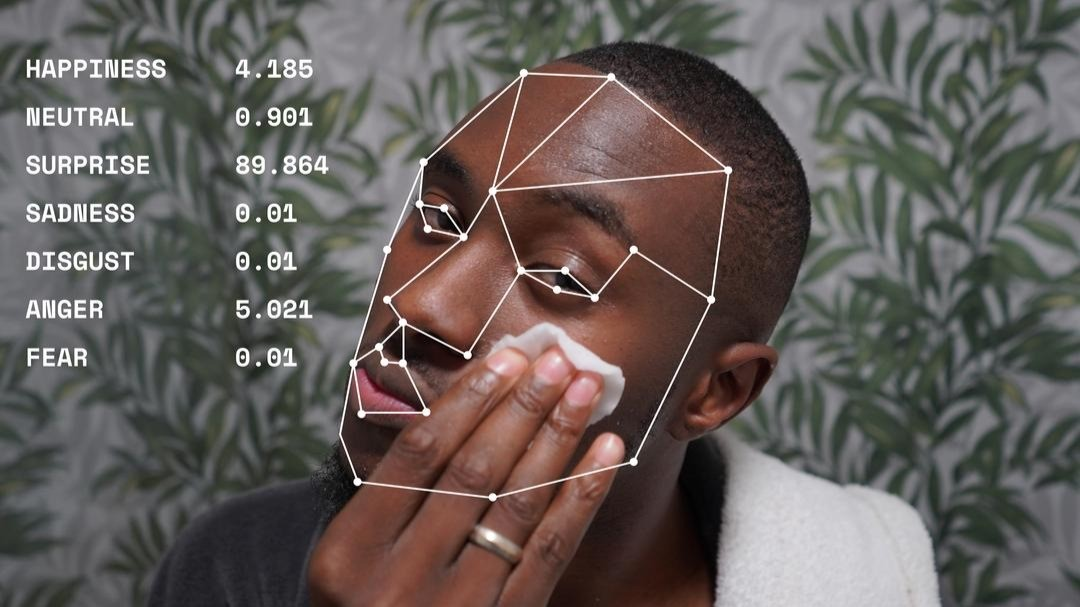
#> input picture src/assets/img/1726240069882.jfif, 1080 x 607 px
$ python -i style_utils.py   (imports and definitions only)
#> lines starting #> are read from the running program, lines starting #| are printed output that depends on the picture
#> further down, picture is the input picture: PIL image 1080x607 RGB; mean R, G, B 100.2, 92.6, 89.2
import tkinter as tk
from src.config import COLORS

# Danh sách lưu trữ hình ảnh để tránh bị xóa bởi garbage collector
image_reference = []

# [32 lines left out: functions check_icon, fade_color, not called in this run]

def on_enter(e, inColor, outColor):
    """Xử lý sự kiện khi hover vào"""
    fade_color(inColor, outColor, 10, e)

def on_leave(e, inColor, outColor):
    """Xử lý sự kiện khi hover ra"""
    fade_color(outColor, inColor, 10, e)

def add_box_shadow(image, offset=(2, 2), blur_radius=4, shadow_color=(0, 0, 0, 77)):
    """Thêm hiệu ứng bóng đổ cho ảnh"""
#> called with offset = (2, 2), blur_radius = 4, shadow_color = (0, 0, 0, 77)
    from PIL import Image, ImageFilter, ImageDraw

    # Chuyển đổi ảnh sang RGBA nếu chưa đúng định dạng
    if image.mode != "RGBA":
        image = image.convert("RGBA")

    # Kích thước ảnh gốc
    width, height = image.size
#> width = 1080; height = 607

    # Tạo ảnh nền với bóng đổ
    shadow = Image.new(
        "RGBA",
        (width + abs(offset[0]) + blur_radius * 2, height + abs(offset[1]) + blur_radius * 2),
        (0, 0, 0, 0)  # Trong suốt
    )
#> shadow: PIL image 1090x617 RGBA; every value is 0

    shadow_draw = ImageDraw.Draw(shadow)

    # Tạo hình chữ nhật tương ứng với ảnh, thêm shadow
    shadow_draw.rectangle(
        [blur_radius, blur_radius, width + blur_radius, height + blur_radius],
        fill=shadow_color
    )

    # Làm mờ bóng đổ
    shadow = shadow.filter(ImageFilter.GaussianBlur(blur_radius))
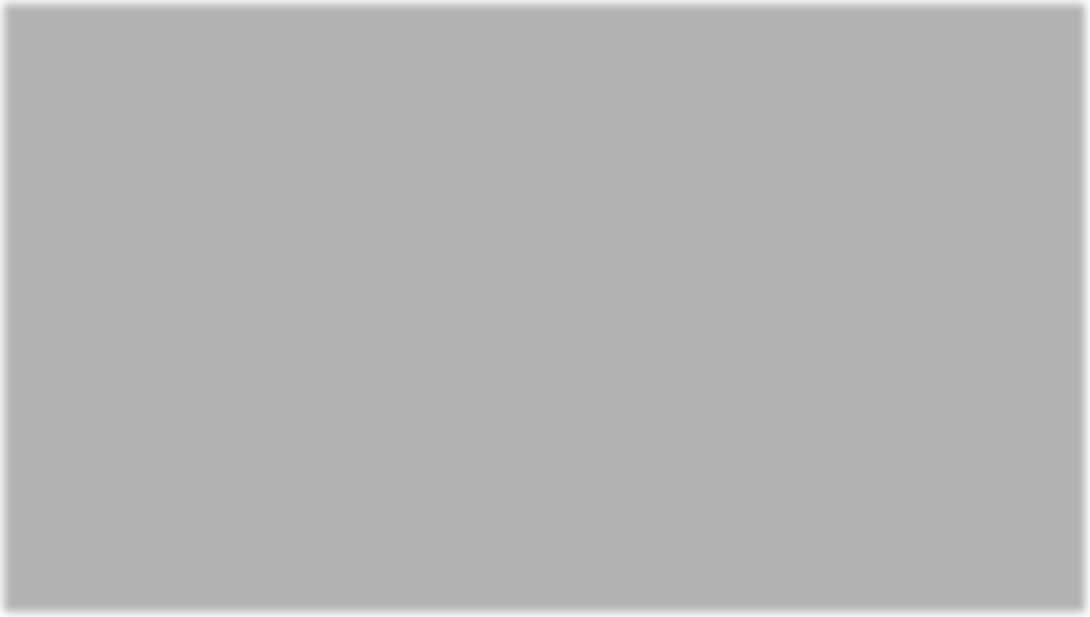
#> shadow: PIL image 1090x617 RGBA; mean R, G, B, A 0, 0, 0, 75.2; transparent parts drawn white

    # Chèn ảnh gốc lên trên bóng
    shadow.paste(image, (blur_radius + offset[0], blur_radius + offset[1]), mask=image)
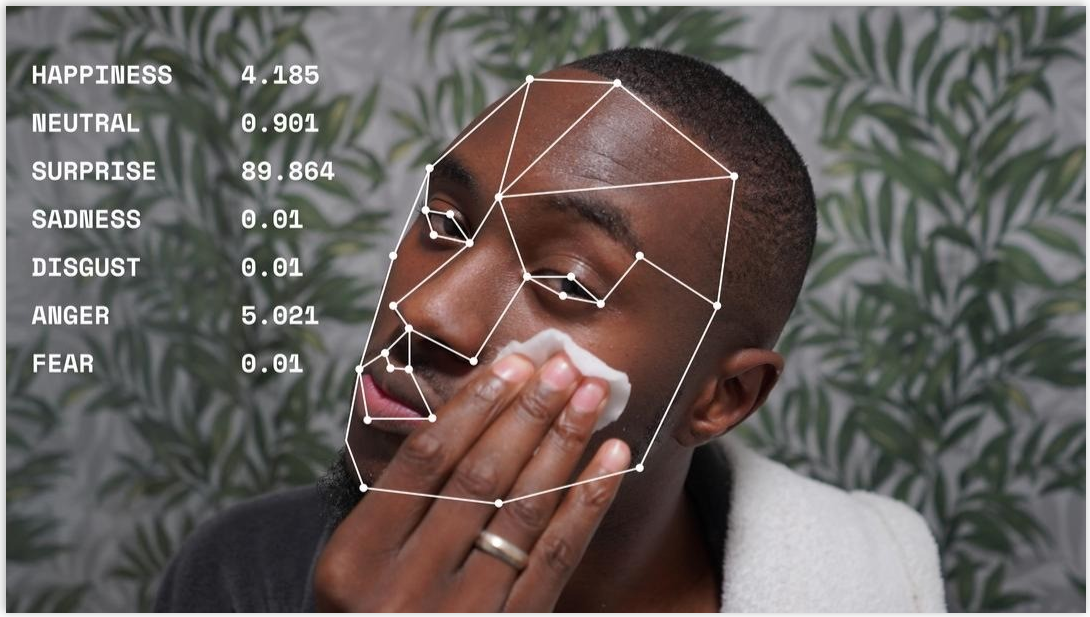
#> shadow: PIL image 1090x617 RGBA; mean R, G, B, A 97.6, 90.3, 86.9, 249.3; transparent parts drawn white

    return shadow

>>> from PIL import Image
>>> picture = Image.open('../assets/img/1726240069882.jfif')
>>> result = add_box_shadow(picture)

$ run again, on src/assets/img/In an AI Driven World, Humans Are Still Irreplaceable_ Aquent.jpg
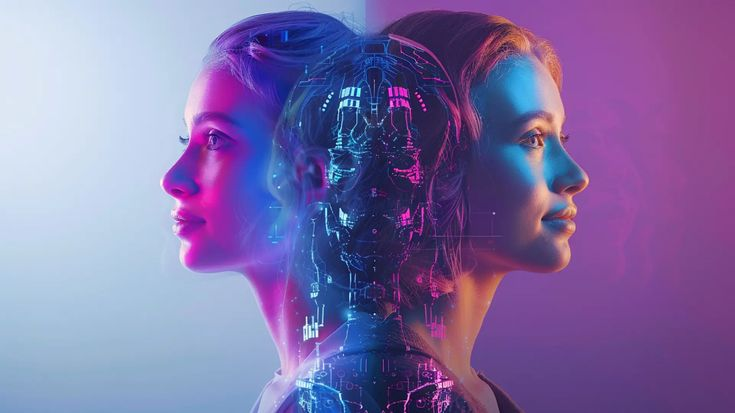
#> input picture src/assets/img/In an AI Driven World, Humans Are Still Irreplaceable_ Aquent.jpg, 735 x 413 px
#> picture is the input picture: PIL image 735x413 RGB; mean R, G, B 127, 109.9, 165.6
#> in add_box_shadow, `shadow.paste(image, (blur_radius + offset[0], blur_radius + offset[1])..`:
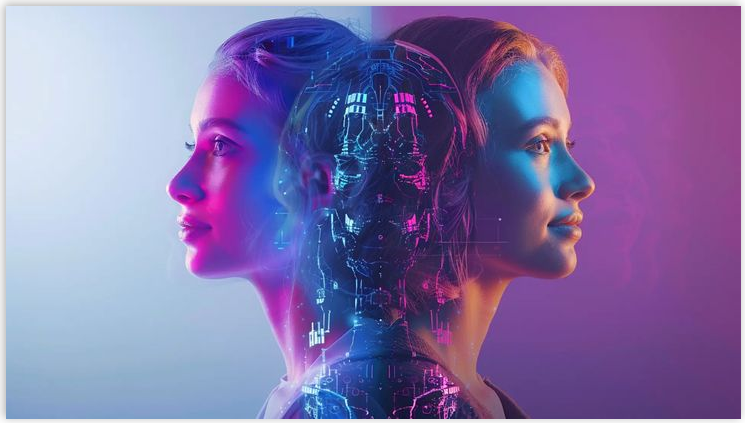
#> shadow: PIL image 745x423 RGBA; mean R, G, B, A 122.3, 105.9, 159.5, 246.7; transparent parts drawn white

$ run again, on src/assets/img/bg2.jpeg
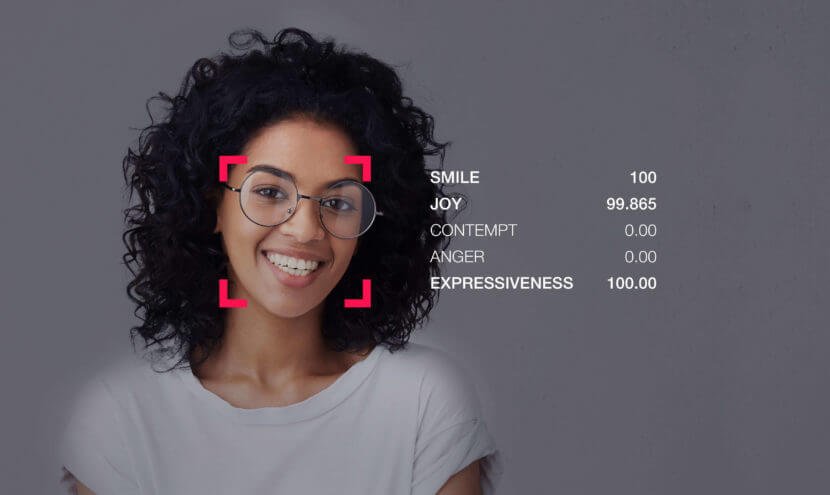
#> input picture src/assets/img/bg2.jpeg, 830 x 495 px
#> picture is the input picture: PIL image 830x495 RGB; mean R, G, B 95.6, 90.5, 98.6
#> in add_box_shadow, `shadow.paste(image, (blur_radius + offset[0], blur_radius + offset[1])..`:
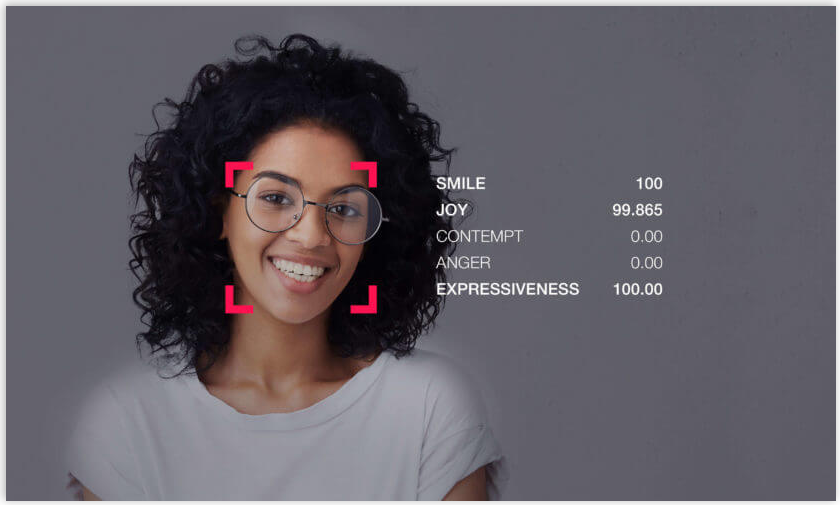
#> shadow: PIL image 840x505 RGBA; mean R, G, B, A 92.6, 87.6, 95.5, 247.9; transparent parts drawn white
